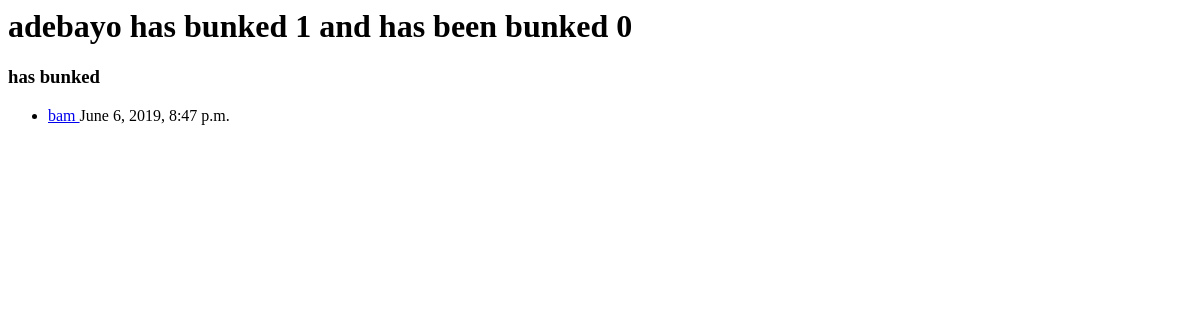
The app's page /bunk/user15/, older data.
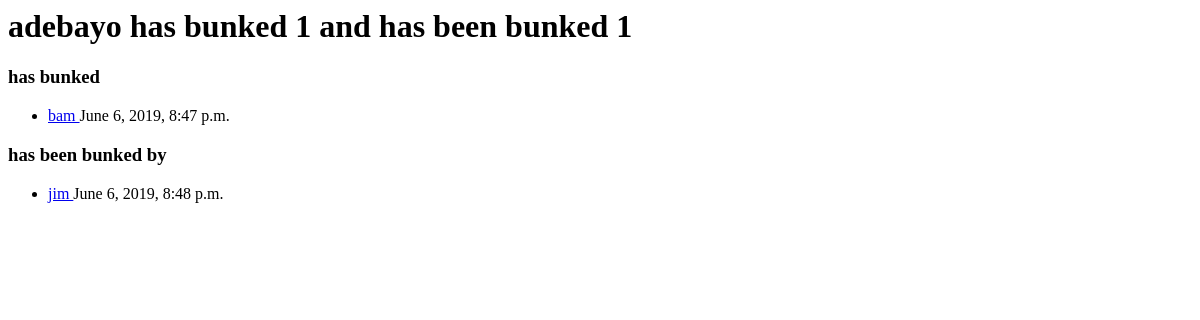
The same page, newer data.
### bunk/models.py (models this page shows, shortened)
class Person(models.Model):
    name = models.CharField(max_length=200)
    def times_bunkee(self):
        return self.bunks_in.count()
    def times_bunker(self):
        return self.bunks_out.count()

class Bunk(models.Model):
    bunker = models.ForeignKey(Person, on_delete=models.CASCADE, related_name='bunks_out')
    bunkee = models.ForeignKey(Person, on_delete=models.CASCADE, related_name='bunks_in')
    time = models.DateTimeField(auto_now_add=True)

### bunk/views.py (the view)
# urls.py: url(r'^user(?P<user_id>[0-9]+)/$',views.specific_user, name='specific_user'),
def specific_user(request, user_id):
    user = get_object_or_404(Person, pk=user_id)
    return render(request,'bunk/specific_user.html', {
        'user':user
    })

### bunk/templates/bunk/specific_user.html
<h1> {{user.name}} has bunked {{user.times_bunker}} and has been bunked {{user.times_bunkee}}</h1>
{% if user.bunks_out.all.count != 0 %}
    <h3> has bunked </h3>
    <ul>
        {% for choice in user.bunks_out.all %}
            <li>
                <a href="/bunk/user{{choice.bunkee.pk}}"> {{choice.bunkee.name}} </a> {{choice.time}}
            </li>
        {% endfor %}
    </ul>
{% endif %}
{% if user.bunks_in.all.count != 0 %}
    <h3> has been bunked by </h3>
    <ul>
        {% for choice in user.bunks_in.all %}
            <li>
                <a href="/bunk/user{{choice.bunker.pk}}"> {{choice.bunker.name}} </a>
                {{choice.time}}
            </li>
        {% endfor %}
    </ul>
{% endif %}

Row changes from the older to the newer data that the page shows:
computed for Person "adebayo": times_bunkee "0" → "1"
added Bunk: bunker.name "jim", time "June 6, 2019, 8:48 p.m.", shown under "has been bunked by"
Text that changed along with them:
text now shown: "has been bunked by"
